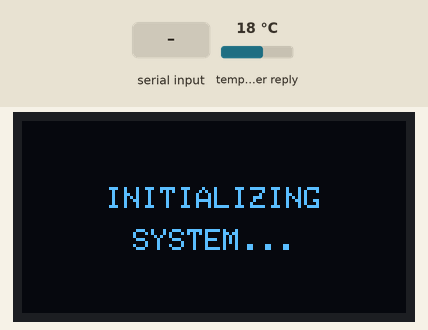
Simulated run of this sketch. Board: ESP32. Parts: 128×64 one-colour display. Inputs (shaded band) come from the test bench; at power-on: temperature in the weather reply 18 °C. WiFi joins after 1.5 s; servers stay silent unless stated; the local clock reads 2024-03-15 10:24:30 at power-on unless the sketch sets it; web services answer with replies made up by the test bench.

Above: at 2.9 s.
3.0 s: "g" received over Serial
At 3.4 s:
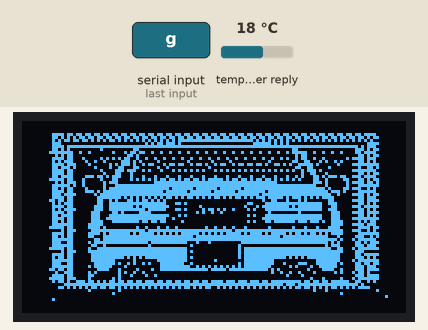
6.0 s: "b" received over Serial
At 8.8 s:
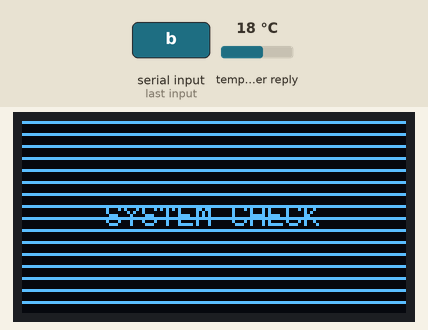
9.0 s: "p" received over Serial
At 10.0 s:
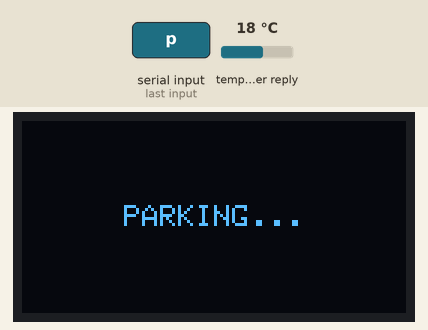
10.5 s: "c" received over Serial
At 11.0 s:
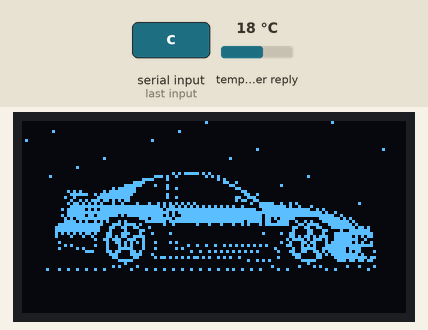
12.3 s: "d" received over Serial
At 13.2 s:
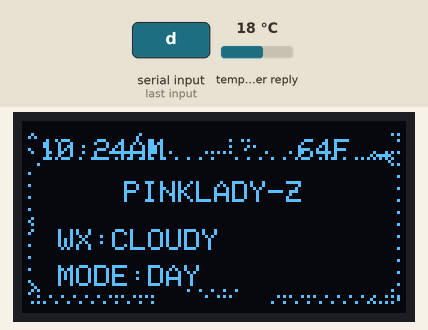
13.8 s: "n" received over Serial
At 14.8 s:
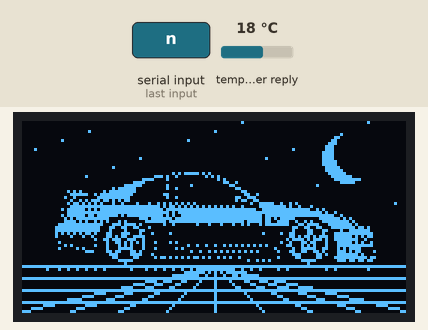

The sketch:

PinkLadyZ-OLED.ino
```cpp
#include <Wire.h>
#include <Adafruit_GFX.h>
#include <Adafruit_SSD1306.h>
#include "bitmaps.h"

#include <WiFi.h>
#include <HTTPClient.h>
#include <ArduinoJson.h>
#include "time.h"

// -------------------------
// WIFI SETTINGS
// -------------------------

#include "config.h"

// Eastern Time
const char* ntpServer = "pool.ntp.org";
const long gmtOffset_sec = -18000;
const int daylightOffset_sec = 3600;

// -------------------------
// DISPLAY SETTINGS
// -------------------------

#define SCREEN_WIDTH 128
#define SCREEN_HEIGHT 64
#define OLED_ADDR 0x3C

Adafruit_SSD1306 display(SCREEN_WIDTH, SCREEN_HEIGHT, &Wire, -1);

// -------------------------
// BITMAP DEFINES
// -------------------------

#define CAR_SIDE          epd_bitmap_z32_side
#define CAR_ANGLE         epd_bitmap_z32_angle
#define CAR_FRONT         epd_bitmap_z32_front

#define CAR_REAR_OFF      epd_bitmap_z32_rear_lights_off
#define CAR_REAR_ON       epd_bitmap_z32_rear_lights_on

#define GARAGE_OPEN       epd_bitmap_garage_open
#define GARAGE_HALF       epd_bitmap_garage_half
#define GARAGE_CLOSED     epd_bitmap_garage_closed

#define DASH_FRAME        epd_bitmap_dashboard_frame
#define GLITCH_1          epd_bitmap_glitch_scene
#define GLITCH_2          epd_bitmap_glitch_scene_2
#define GLITCH_3          epd_bitmap_glitch_scene_3
#define HELLO_CARD        epd_bitmap_hello_pinkladyz

#define BITMAP_W 128
#define BITMAP_H 64

// -------------------------
// STATE SYSTEM
// -------------------------

enum DisplayState {
  STATE_BOOT,
  STATE_DASHBOARD,
  STATE_CRUISE_IDLE,
  STATE_NIGHT_IDLE,
  STATE_GARAGE_IDLE,
  STATE_SHUTDOWN
};

DisplayState currentState = STATE_BOOT;

unsigned long stateStartTime = 0;
unsigned long lastFrameTime = 0;
unsigned long lastWeatherUpdate = 0;
unsigned long lastTimeUpdate = 0;

const unsigned long weatherInterval = 15UL * 60UL * 1000UL;
const unsigned long timeInterval = 1000UL;

int frame = 0;

String currentTimeText = "--:--";
String weatherText = "SYNC";
String tempText = "--F";

bool isNight = false;
bool isRaining = false;
bool isCold = false;
bool isStorming = false;
bool wifiConnected = false;

// -------------------------
// WIFI + LIVE DATA
// -------------------------

void connectWiFi() {
  WiFi.mode(WIFI_STA);
  WiFi.begin(ssid, password);

  int tries = 0;
  while (WiFi.status() != WL_CONNECTED && tries < 30) {
    delay(300);
    tries++;
  }

  wifiConnected = WiFi.status() == WL_CONNECTED;

  if (wifiConnected) {
    configTime(gmtOffset_sec, daylightOffset_sec, ntpServer);
  }
}

void updateClock() {
  if (!wifiConnected) {
    currentTimeText = "--:--";
    return;
  }

  struct tm timeinfo;

  if (getLocalTime(&timeinfo)) {
    char timeBuffer[10];
    strftime(timeBuffer, sizeof(timeBuffer), "%I:%M%p", &timeinfo);
    currentTimeText = String(timeBuffer);

    int hour = timeinfo.tm_hour;
    isNight = (hour >= 20 || hour < 6);
  }
}

String decodeWeatherCode(int code) {
  if (code == 0) return "CLEAR";
  if (code == 1 || code == 2 || code == 3) return "CLOUDY";
  if (code == 45 || code == 48) return "FOG";
  if (code >= 51 && code <= 67) return "RAIN";
  if (code >= 71 && code <= 77) return "SNOW";
  if (code >= 80 && code <= 82) return "SHOWERS";
  if (code >= 95) return "STORM";

  return "WX?";
}

void fetchWeather() {
  if (WiFi.status() != WL_CONNECTED) {
    wifiConnected = false;
    weatherText = "NO WIFI";
    return;
  }

  wifiConnected = true;

  HTTPClient http;

  String url = "https://api.open-meteo.com/v1/forecast?latitude=";
  url += String(latitude, 4);
  url += "&longitude=";
  url += String(longitude, 4);
  url += "&current=temperature_2m,weather_code,is_day&temperature_unit=fahrenheit";

  http.begin(url);
  int httpCode = http.GET();

  if (httpCode == 200) {
    String payload = http.getString();

    StaticJsonDocument<1024> doc;
    DeserializationError error = deserializeJson(doc, payload);

    if (!error) {
      float temp = doc["current"]["temperature_2m"];
      int weatherCode = doc["current"]["weather_code"];
      int isDay = doc["current"]["is_day"];

      tempText = String((int)round(temp)) + "F";
      weatherText = decodeWeatherCode(weatherCode);

      isNight = (isDay == 0);
      isRaining = weatherText == "RAIN" || weatherText == "SHOWERS" || weatherText == "STORM";
      isCold = weatherText == "SNOW";
      isStorming = weatherText == "STORM";
    } else {
      weatherText = "JSON ERR";
    }
  } else {
    weatherText = "WX ERR";
  }

  http.end();
}

// -------------------------
// HELPERS
// -------------------------

void changeState(DisplayState newState) {
  currentState = newState;
  stateStartTime = millis();
  frame = 0;
  display.clearDisplay();
}

void centerText(String text, int y, int size = 1) {
  display.setTextSize(size);
  display.setTextColor(SSD1306_WHITE);

  int16_t x1, y1;
  uint16_t w, h;

  display.getTextBounds(text, 0, y, &x1, &y1, &w, &h);
  display.setCursor((SCREEN_WIDTH - w) / 2, y);
  display.print(text);
}

void drawScanlines() {
  for (int y = 0; y < SCREEN_HEIGHT; y += 4) {
    display.drawFastHLine(0, y, SCREEN_WIDTH, SSD1306_WHITE);
  }
}

void drawStars(int offset) {
  for (int i = 0; i < 18; i++) {
    int x = (i * 17 + offset) % SCREEN_WIDTH;
    int y = (i * 9 + 3) % 30;
    display.drawPixel(x, y, SSD1306_WHITE);
  }
}

void drawRain(int offset) {
  for (int i = 0; i < 16; i++) {
    int x = (i * 13 + offset) % SCREEN_WIDTH;
    int y = (i * 9 + offset) % SCREEN_HEIGHT;
    display.drawLine(x, y, x - 2, y + 5, SSD1306_WHITE);
  }
}

void drawSnow(int offset) {
  for (int i = 0; i < 14; i++) {
    int x = (i * 13 + offset) % SCREEN_WIDTH;
    int y = (i * 8 + offset) % SCREEN_HEIGHT;
    display.drawPixel(x, y, SSD1306_WHITE);
    display.drawPixel(x + 1, y, SSD1306_WHITE);
  }
}

void drawMoon() {
  display.fillCircle(108, 12, 8, SSD1306_WHITE);
  display.fillCircle(112, 10, 8, SSD1306_BLACK);
}

void drawLightningFlash() {
  if ((frame % 45) < 4) {
    display.drawLine(76, 0, 62, 18, SSD1306_WHITE);
    display.drawLine(62, 18, 70, 18, SSD1306_WHITE);
    display.drawLine(70, 18, 54, 42, SSD1306_WHITE);
    display.drawLine(62, 18, 52, 28, SSD1306_WHITE);
    display.drawLine(70, 18, 84, 31, SSD1306_WHITE);
  }
}

void drawVaporGrid() {
  display.drawFastHLine(0, 48, 128, SSD1306_WHITE);
  display.drawLine(0, 63, 64, 48, SSD1306_WHITE);
  display.drawLine(128, 63, 64, 48, SSD1306_WHITE);

  for (int x = 16; x < 128; x += 16) {
    display.drawLine(x, 63, 64, 48, SSD1306_WHITE);
  }

  for (int y = 52; y < 64; y += 4) {
    display.drawFastHLine(0, y, 128, SSD1306_WHITE);
  }
}

// -------------------------
// BOOT SEQUENCE
// -------------------------

void runBootSequence() {
  unsigned long elapsed = millis() - stateStartTime;

  display.clearDisplay();

  if (elapsed < 1000) {
    if ((elapsed / 250) % 2 == 0) {
      display.fillRect(62, 30, 5, 8, SSD1306_WHITE);
    }
  }

  else if (elapsed < 2500) {
    centerText("INITIALIZING", 22, 1);
    centerText("SYSTEM...", 36, 1);

    if ((elapsed / 200) % 2 == 0) {
      display.fillRect(101, 36, 5, 7, SSD1306_WHITE);
    }
  }

  else if (elapsed < 3500) {
    drawScanlines();
    centerText("SYSTEM CHECK", 28, 1);
  }

  else if (elapsed < 4500) {
    display.drawBitmap(0, 0, CAR_SIDE, BITMAP_W, BITMAP_H, SSD1306_WHITE);
  }

  else if (elapsed < 5500) {
    display.drawBitmap(0, 0, CAR_ANGLE, BITMAP_W, BITMAP_H, SSD1306_WHITE);
  }

  else if (elapsed < 6500) {
    display.drawBitmap(0, 0, CAR_FRONT, BITMAP_W, BITMAP_H, SSD1306_WHITE);
  }

  else if (elapsed < 7300) {
    display.drawBitmap(0, 0, CAR_FRONT, BITMAP_W, BITMAP_H, SSD1306_WHITE);

    if ((elapsed / 120) % 2 == 0) {
      display.fillCircle(42, 39, 3, SSD1306_WHITE);
      display.fillCircle(86, 39, 3, SSD1306_WHITE);
    }
  }

  else if (elapsed < 8100) {
    display.drawBitmap(0, 0, GLITCH_1, BITMAP_W, BITMAP_H, SSD1306_WHITE);
  }

  else if (elapsed < 8600) {
    display.drawBitmap(0, 0, GLITCH_2, BITMAP_W, BITMAP_H, SSD1306_WHITE);
  }

  else if (elapsed < 9100) {
    display.drawBitmap(0, 0, GLITCH_3, BITMAP_W, BITMAP_H, SSD1306_WHITE);
  }

  else if (elapsed < 10800) {
    display.drawBitmap(0, 0, HELLO_CARD, BITMAP_W, BITMAP_H, SSD1306_WHITE);
  }

  else {
    changeState(STATE_DASHBOARD);
  }

  display.display();
}

// -------------------------
// DASHBOARD
// -------------------------

void runDashboard() {
  unsigned long elapsed = millis() - stateStartTime;

  display.clearDisplay();

  display.drawBitmap(0, 0, DASH_FRAME, BITMAP_W, BITMAP_H, SSD1306_WHITE);

  display.setTextSize(1);
  display.setTextColor(SSD1306_WHITE);

  display.setCursor(6, 6);
  display.print(currentTimeText);

  display.setCursor(92, 6);
  display.print(tempText);

  centerText("PINKLADY-Z", 20, 1);

  display.setCursor(12, 36);
  display.print("WX:");
  display.print(weatherText);

  display.setCursor(12, 48);
  display.print("MODE:");
  display.print(isNight ? "NIGHT" : "DAY");

  display.display();

  if (elapsed > 4500) {
    changeState(isNight ? STATE_NIGHT_IDLE : STATE_CRUISE_IDLE);
  }
}

// -------------------------
// IDLE ANIMATIONS
// -------------------------

void runCruiseIdle() {
  display.clearDisplay();

  int offset = frame * 2;

  drawStars(offset);
  display.drawBitmap(0, 0, CAR_SIDE, BITMAP_W, BITMAP_H, SSD1306_WHITE);

  if ((frame / 20) % 2 == 0) {
    display.fillCircle(104, 42, 2, SSD1306_WHITE);
  }

  display.display();

  frame++;

  if (millis() - stateStartTime > 12000) {
    changeState(STATE_GARAGE_IDLE);
  }
}

void runNightIdle() {
  display.clearDisplay();

  int offset = frame * 2;

  drawMoon();
  drawStars(offset);

  if (isRaining) {
    drawRain(offset);
  }

  if (isCold) {
    drawSnow(offset);
  }

  if (isStorming) {
    drawLightningFlash();
  }

  drawVaporGrid();

  display.drawBitmap(0, 0, CAR_SIDE, BITMAP_W, BITMAP_H, SSD1306_WHITE);

  display.display();

  frame++;

  if (millis() - stateStartTime > 12000) {
    changeState(STATE_GARAGE_IDLE);
  }
}

void runGarageIdle() {
  display.clearDisplay();

  display.drawBitmap(0, 0, GARAGE_OPEN, BITMAP_W, BITMAP_H, SSD1306_WHITE);

  if ((frame / 12) % 2 == 0) {
    display.drawBitmap(0, 0, CAR_REAR_ON, BITMAP_W, BITMAP_H, SSD1306_WHITE);
  } else {
    display.drawBitmap(0, 0, CAR_REAR_OFF, BITMAP_W, BITMAP_H, SSD1306_WHITE);
  }

  display.display();

  frame++;

  if (millis() - stateStartTime > 10000) {
    changeState(isNight ? STATE_NIGHT_IDLE : STATE_CRUISE_IDLE);
  }
}

// -------------------------
// SHUTDOWN / PARKING ANIMATION
// -------------------------

void runShutdownAnimation() {
  unsigned long elapsed = millis() - stateStartTime;

  display.clearDisplay();

  if (elapsed < 1200) {
    centerText("PARKING...", 28, 1);
  }

  else if (elapsed < 3500) {
    display.drawBitmap(0, 0, GARAGE_OPEN, BITMAP_W, BITMAP_H, SSD1306_WHITE);

    if ((elapsed / 250) % 2 == 0) {
      display.drawBitmap(0, 0, CAR_REAR_ON, BITMAP_W, BITMAP_H, SSD1306_WHITE);
    } else {
      display.drawBitmap(0, 0, CAR_REAR_OFF, BITMAP_W, BITMAP_H, SSD1306_WHITE);
    }
  }

  else if (elapsed < 5000) {
    display.drawBitmap(0, 0, GARAGE_HALF, BITMAP_W, BITMAP_H, SSD1306_WHITE);
    display.drawBitmap(0, 0, CAR_REAR_OFF, BITMAP_W, BITMAP_H, SSD1306_WHITE);
  }

  else if (elapsed < 6500) {
    display.drawBitmap(0, 0, GARAGE_CLOSED, BITMAP_W, BITMAP_H, SSD1306_WHITE);
  }

  else if (elapsed < 8500) {
    centerText("GOODNIGHT", 20, 1);
    centerText("PINKLADYZ", 36, 1);
  }

  else {
    display.clearDisplay();
  }

  display.display();
}

// -------------------------
// SETUP + LOOP
// -------------------------

void setup() {
  Serial.begin(115200);

  if (!display.begin(SSD1306_SWITCHCAPVCC, OLED_ADDR)) {
    Serial.println("OLED failed");
    while (true);
  }

  display.clearDisplay();
  display.display();

  randomSeed(analogRead(0));

  connectWiFi();
  updateClock();
  fetchWeather();

  lastWeatherUpdate = millis();
  lastTimeUpdate = millis();

  changeState(STATE_BOOT);
}

void loop() {
  if (WiFi.status() != WL_CONNECTED) {
    wifiConnected = false;
  } else {
    wifiConnected = true;
  }

  if (millis() - lastTimeUpdate >= timeInterval) {
    updateClock();
    lastTimeUpdate = millis();
  }

  if (millis() - lastWeatherUpdate >= weatherInterval) {
    fetchWeather();
    lastWeatherUpdate = millis();
  }

  if (Serial.available()) {
    char input = Serial.read();

    if (input == 'p') changeState(STATE_SHUTDOWN);
    if (input == 'b') changeState(STATE_BOOT);
    if (input == 'g') changeState(STATE_GARAGE_IDLE);
    if (input == 'd') changeState(STATE_DASHBOARD);
    if (input == 'n') {
      isNight = true;
      changeState(STATE_NIGHT_IDLE);
    }
    if (input == 'c') {
      isNight = false;
      changeState(STATE_CRUISE_IDLE);
    }
    if (input == 'w') {
      fetchWeather();
      changeState(STATE_DASHBOARD);
    }
  }

  if (millis() - lastFrameTime < 80) {
    return;
  }

  lastFrameTime = millis();

  switch (currentState) {
    case STATE_BOOT:
      runBootSequence();
      break;

    case STATE_DASHBOARD:
      runDashboard();
      break;

    case STATE_CRUISE_IDLE:
      runCruiseIdle();
      break;

    case STATE_NIGHT_IDLE:
      runNightIdle();
      break;

    case STATE_GARAGE_IDLE:
      runGarageIdle();
      break;

    case STATE_SHUTDOWN:
      runShutdownAnimation();
      break;
  }
}
```

config.example.h
```cpp
// config.example.h
#pragma once

const char* ssid = "YOUR_WIFI_NAME";
const char* password = "YOUR_WIFI_PASSWORD";

float latitude = 00.0000;
float longitude = -00.0000;
```

Source omitted: bitmaps.h (data table, 100730 bytes)

Measured:
- after the input at 3.0 s, the display: changes after 0.07 s (image 1)
- after the input at 6.0 s, the display: first changes after 0.06 s (image 2 shows a later state)
- after the input at 9.0 s, the display: changes at once (image 3)
- after the input at 10.5 s, the display: first changes after 0.08 s (image 4 shows a later state)
- after the input at 12.3 s, the display: changes after 0.05 s (image 5)
- after the input at 13.8 s, the display: first changes after 0.08 s (image 6 shows a later state)
- what the display in image 1 shows lasts 0.9 s, from 3.1 s to 4.0 s
